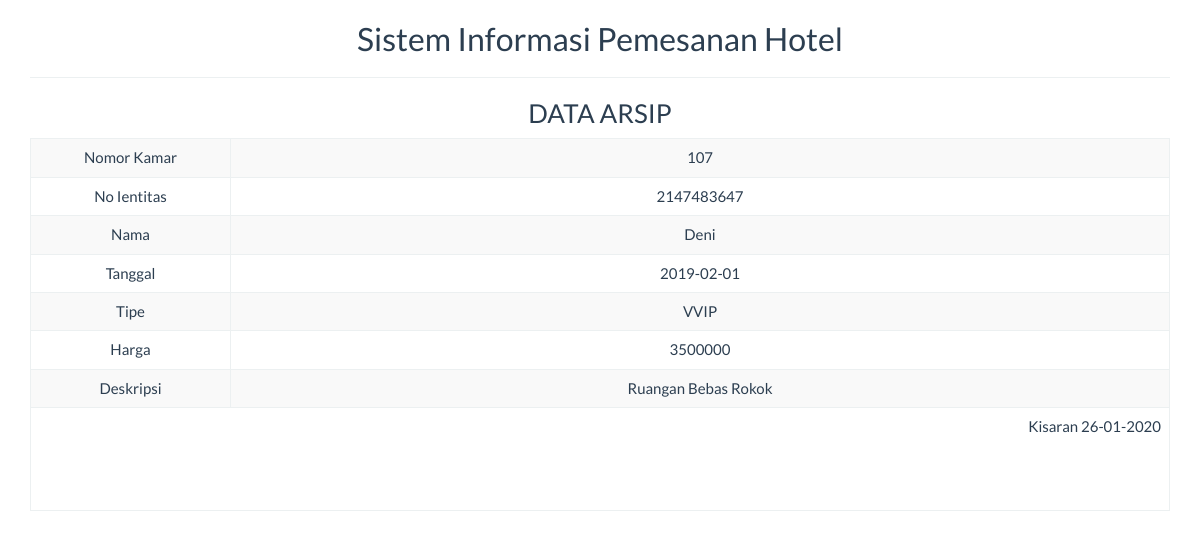
The app's page /report/arsip_satu.php?id_kamar=107 with its own data.
### tables this page shows
CREATE TABLE `tbl_kamar` (
  `id_kamar` int(10) NOT NULL,
  `no_identitas` int(20) NOT NULL,
  `nama_pelanggan` varchar(100) NOT NULL,
  `tanggal` date NOT NULL,
  `tipe_kamar` varchar(10) NOT NULL,
  `harga` varchar(100) NOT NULL,
  `deskripsi` varchar(100) NOT NULL
);

### report/arsip_satu.php (the view, shortened to what this page needs)
<!DOCTYPE html>
<html>
    <head>
        <link href="../Assets/css/bootstrap.min.css" rel="stylesheet" type="text/css"/>
    </head>
    <body onload="print()">
        <?php
        include '../config/koneksi.php';
        $sql = "SELECT * FROM tbl_kamar WHERE id_kamar ='" . $_GET ['id_kamar'] . "'";
        $query = mysqli_query($koneksi, $sql) or die("SQL Detail error");
        $data = mysqli_fetch_array($query);
        ?>
        <div class="container">
            <div class='row'>
                <div class="col-sm-12">
                    <div class="text-center">
                        <h2>Sistem Informasi Pemesanan Hotel</h2>
                        <hr>
                        <h3>DATA ARSIP</h3>
                        <table class="table table-bordered table-striped table-hover">
                            <tbody>
								<tr>
                                    <td>Nomor Kamar</td> <td><?= $data['id_kamar'] ?></td>
                                </tr>
                                <tr>
                                    <td width="200">No Ientitas</td> <td><?= $data['no_identitas'] ?></td>
                                </tr>
                                <tr>
                                    <td>Nama</td> <td><?= $data['nama_pelanggan'] ?></td>
                                </tr>
								<tr>
                                    <td>Tanggal</td> <td><?= $data['tanggal'] ?></td>
                                </tr>
								<tr>
                                    <td>Tipe</td> <td><?= $data['tipe_kamar'] ?></td>
                                </tr>
								<tr>
                                    <td>Harga</td> <td><?= $data['harga'] ?></td>
                                </tr>
                                <tr>
                                    <td>Deskripsi</td> <td><?= $data['deskripsi'] ?></td>
                                </tr>
                            </tbody>
                            <tfoot>
                                <tr>
                                    <td colspan="2" class="text-right">
                                        Kisaran  <?= date("d-m-Y") ?>
                                        <br><br><br><br>
									</td>
								</tr>
							</tfoot>
                        </table>
                    </div>
                </div>
            </div>
    </body>
</html>

### records on screen
tbl_kamar: id_kamar "107", no_identitas "2147483647", nama_pelanggan "Deni", tanggal "2019-02-01", tipe_kamar "VVIP", harga "3500000", deskripsi "Ruangan Bebas Rokok"
